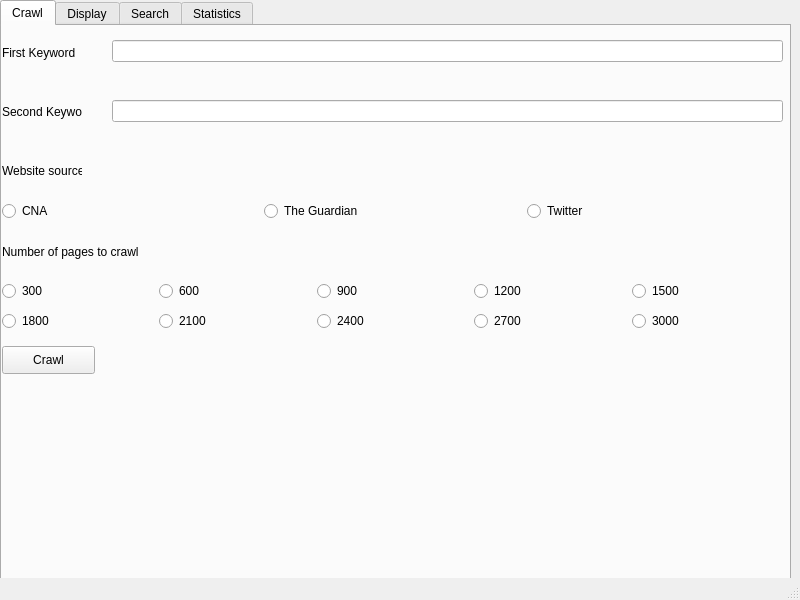
<?xml version="1.0" encoding="UTF-8"?>
<ui version="4.0">
 <class>MainWindow</class>
 <widget class="QMainWindow" name="MainWindow">
  <property name="geometry">
   <rect>
    <x>0</x>
    <y>0</y>
    <width>800</width>
    <height>600</height>
   </rect>
  </property>
  <property name="windowTitle">
   <string>MainWindow</string>
  </property>
  <widget class="QWidget" name="centralwidget">
   <widget class="QTabWidget" name="tabWidget">
    <property name="geometry">
     <rect>
      <x>0</x>
      <y>0</y>
      <width>791</width>
      <height>581</height>
     </rect>
    </property>
    <property name="currentIndex">
     <number>0</number>
    </property>
    <widget class="QWidget" name="tab_2">
     <attribute name="title">
      <string>Crawl</string>
     </attribute>
     <widget class="QWidget" name="verticalLayoutWidget">
      <property name="geometry">
       <rect>
        <x>0</x>
        <y>0</y>
        <width>80</width>
        <height>171</height>
       </rect>
      </property>
      <layout class="QVBoxLayout" name="verticalLayout">
       <item>
        <widget class="QLabel" name="label">
         <property name="text">
          <string>First Keyword</string>
         </property>
        </widget>
       </item>
       <item>
        <widget class="QLabel" name="label_2">
         <property name="text">
          <string>Second Keyword</string>
         </property>
        </widget>
       </item>
       <item>
        <widget class="QLabel" name="label_3">
         <property name="text">
          <string>Website source</string>
         </property>
        </widget>
       </item>
      </layout>
     </widget>
     <widget class="QWidget" name="horizontalLayoutWidget">
      <property name="geometry">
       <rect>
        <x>0</x>
        <y>170</y>
        <width>781</width>
        <height>31</height>
       </rect>
      </property>
      <layout class="QHBoxLayout" name="horizontalLayout">
       <item>
        <widget class="QRadioButton" name="radioButton_2">
         <property name="text">
          <string>CNA</string>
         </property>
        </widget>
       </item>
       <item>
        <widget class="QRadioButton" name="radioButton_3">
         <property name="text">
          <string>The Guardian</string>
         </property>
        </widget>
       </item>
       <item>
        <widget class="QRadioButton" name="radioButton">
         <property name="text">
          <string>Twitter</string>
         </property>
        </widget>
       </item>
      </layout>
     </widget>
     <widget class="QWidget" name="verticalLayoutWidget_2">
      <property name="geometry">
       <rect>
        <x>0</x>
        <y>200</y>
        <width>781</width>
        <height>51</height>
       </rect>
      </property>
      <layout class="QVBoxLayout" name="verticalLayout_2">
       <item>
        <widget class="QLabel" name="label_4">
         <property name="text">
          <string>Number of pages to crawl</string>
         </property>
        </widget>
       </item>
      </layout>
     </widget>
     <widget class="QWidget" name="horizontalLayoutWidget_2">
      <property name="geometry">
       <rect>
        <x>0</x>
        <y>250</y>
        <width>781</width>
        <height>31</height>
       </rect>
      </property>
      <layout class="QHBoxLayout" name="horizontalLayout_2">
       <item>
        <widget class="QRadioButton" name="radioButton_7">
         <property name="text">
          <string>300</string>
         </property>
        </widget>
       </item>
       <item>
        <widget class="QRadioButton" name="radioButton_6">
         <property name="text">
          <string>600</string>
         </property>
        </widget>
       </item>
       <item>
        <widget class="QRadioButton" name="radioButton_12">
         <property name="text">
          <string>900</string>
         </property>
        </widget>
       </item>
       <item>
        <widget class="QRadioButton" name="radioButton_8">
         <property name="text">
          <string>1200</string>
         </property>
        </widget>
       </item>
       <item>
        <widget class="QRadioButton" name="radioButton_5">
         <property name="text">
          <string>1500</string>
         </property>
        </widget>
       </item>
      </layout>
     </widget>
     <widget class="QWidget" name="horizontalLayoutWidget_3">
      <property name="geometry">
       <rect>
        <x>0</x>
        <y>280</y>
        <width>781</width>
        <height>31</height>
       </rect>
      </property>
      <layout class="QHBoxLayout" name="horizontalLayout_3">
       <item>
        <widget class="QRadioButton" name="radioButton_9">
         <property name="text">
          <string>1800</string>
         </property>
        </widget>
       </item>
       <item>
        <widget class="QRadioButton" name="radioButton_10">
         <property name="text">
          <string>2100</string>
         </property>
        </widget>
       </item>
       <item>
        <widget class="QRadioButton" name="radioButton_11">
         <property name="text">
          <string>2400</string>
         </property>
        </widget>
       </item>
       <item>
        <widget class="QRadioButton" name="radioButton_13">
         <property name="text">
          <string>2700</string>
         </property>
        </widget>
       </item>
       <item>
        <widget class="QRadioButton" name="radioButton_14">
         <property name="text">
          <string>3000</string>
         </property>
        </widget>
       </item>
      </layout>
     </widget>
     <widget class="QWidget" name="horizontalLayoutWidget_11">
      <property name="geometry">
       <rect>
        <x>110</x>
        <y>0</y>
        <width>671</width>
        <height>51</height>
       </rect>
      </property>
      <layout class="QHBoxLayout" name="horizontalLayout_11">
       <item>
        <widget class="QLineEdit" name="lineEdit"/>
       </item>
      </layout>
     </widget>
     <widget class="QWidget" name="horizontalLayoutWidget_12">
      <property name="geometry">
       <rect>
        <x>110</x>
        <y>50</y>
        <width>671</width>
        <height>71</height>
       </rect>
      </property>
      <layout class="QHBoxLayout" name="horizontalLayout_12">
       <item>
        <widget class="QLineEdit" name="lineEdit_2"/>
       </item>
      </layout>
     </widget>
     <widget class="QPushButton" name="crawlTab_btnClick">
      <property name="geometry">
       <rect>
        <x>0</x>
        <y>320</y>
        <width>93</width>
        <height>28</height>
       </rect>
      </property>
      <property name="text">
       <string>Crawl</string>
      </property>
     </widget>
    </widget>
    <widget class="QWidget" name="tab">
     <attribute name="title">
      <string>Display</string>
     </attribute>
     <widget class="QWidget" name="horizontalLayoutWidget_4">
      <property name="geometry">
       <rect>
        <x>0</x>
        <y>0</y>
        <width>781</width>
        <height>31</height>
       </rect>
      </property>
      <layout class="QHBoxLayout" name="horizontalLayout_4">
       <item>
        <widget class="QPushButton" name="displayTab_browseClick">
         <property name="text">
          <string>Browse</string>
         </property>
        </widget>
       </item>
       <item>
        <spacer name="horizontalSpacer">
         <property name="orientation">
          <enum>Qt::Horizontal</enum>
         </property>
         <property name="sizeHint" stdset="0">
          <size>
           <width>40</width>
           <height>20</height>
          </size>
         </property>
        </spacer>
       </item>
       <item>
        <widget class="QPushButton" name="displayTab_clearClick">
         <property name="text">
          <string>Clear All</string>
         </property>
        </widget>
       </item>
      </layout>
     </widget>
     <widget class="QTableView" name="tableView">
      <property name="geometry">
       <rect>
        <x>0</x>
        <y>30</y>
        <width>781</width>
        <height>501</height>
       </rect>
      </property>
     </widget>
    </widget>
    <widget class="QWidget" name="tab_3">
     <attribute name="title">
      <string>Search</string>
     </attribute>
     <widget class="QWidget" name="verticalLayoutWidget_3">
      <property name="geometry">
       <rect>
        <x>0</x>
        <y>0</y>
        <width>103</width>
        <height>161</height>
       </rect>
      </property>
      <layout class="QVBoxLayout" name="verticalLayout_3">
       <item>
        <widget class="QLabel" name="label_5">
         <property name="text">
          <string>First Keyword</string>
         </property>
        </widget>
       </item>
       <item>
        <widget class="QLabel" name="label_6">
         <property name="text">
          <string>Second Keyword</string>
         </property>
        </widget>
       </item>
       <item>
        <widget class="QLabel" name="label_7">
         <property name="text">
          <string>Browse first csv file</string>
         </property>
        </widget>
       </item>
       <item>
        <widget class="QLabel" name="label_8">
         <property name="text">
          <string>Browse second csv file</string>
         </property>
        </widget>
       </item>
      </layout>
     </widget>
     <widget class="QTableView" name="tableView_2">
      <property name="geometry">
       <rect>
        <x>0</x>
        <y>200</y>
        <width>781</width>
        <height>331</height>
       </rect>
      </property>
     </widget>
     <widget class="QWidget" name="verticalLayoutWidget_6">
      <property name="geometry">
       <rect>
        <x>110</x>
        <y>0</y>
        <width>671</width>
        <height>81</height>
       </rect>
      </property>
      <layout class="QVBoxLayout" name="verticalLayout_6">
       <item>
        <widget class="QLineEdit" name="lineEdit_3"/>
       </item>
       <item>
        <widget class="QLineEdit" name="lineEdit_4"/>
       </item>
      </layout>
     </widget>
     <widget class="QWidget" name="horizontalLayoutWidget_8">
      <property name="geometry">
       <rect>
        <x>110</x>
        <y>80</y>
        <width>671</width>
        <height>41</height>
       </rect>
      </property>
      <layout class="QHBoxLayout" name="horizontalLayout_8">
       <item>
        <widget class="QPushButton" name="searchTab_firstCsvBrowseClick">
         <property name="text">
          <string>Browse</string>
         </property>
        </widget>
       </item>
       <item>
        <spacer name="horizontalSpacer_5">
         <property name="orientation">
          <enum>Qt::Horizontal</enum>
         </property>
         <property name="sizeHint" stdset="0">
          <size>
           <width>40</width>
           <height>20</height>
          </size>
         </property>
        </spacer>
       </item>
      </layout>
     </widget>
     <widget class="QWidget" name="horizontalLayoutWidget_9">
      <property name="geometry">
       <rect>
        <x>110</x>
        <y>120</y>
        <width>671</width>
        <height>41</height>
       </rect>
      </property>
      <layout class="QHBoxLayout" name="horizontalLayout_9">
       <item>
        <widget class="QPushButton" name="searchTab_secondCsvBrowseClick">
         <property name="text">
          <string>Browse</string>
         </property>
        </widget>
       </item>
       <item>
        <spacer name="horizontalSpacer_6">
         <property name="orientation">
          <enum>Qt::Horizontal</enum>
         </property>
         <property name="sizeHint" stdset="0">
          <size>
           <width>40</width>
           <height>20</height>
          </size>
         </property>
        </spacer>
       </item>
      </layout>
     </widget>
     <widget class="QWidget" name="horizontalLayoutWidget_10">
      <property name="geometry">
       <rect>
        <x>110</x>
        <y>160</y>
        <width>671</width>
        <height>41</height>
       </rect>
      </property>
      <layout class="QHBoxLayout" name="horizontalLayout_10">
       <item>
        <widget class="QPushButton" name="searchTab_clearClick">
         <property name="text">
          <string>Clear All</string>
         </property>
        </widget>
       </item>
       <item>
        <spacer name="horizontalSpacer_7">
         <property name="orientation">
          <enum>Qt::Horizontal</enum>
         </property>
         <property name="sizeHint" stdset="0">
          <size>
           <width>40</width>
           <height>20</height>
          </size>
         </property>
        </spacer>
       </item>
      </layout>
     </widget>
    </widget>
    <widget class="QWidget" name="tab_4">
     <attribute name="title">
      <string>Statistics</string>
     </attribute>
     <widget class="QWidget" name="verticalLayoutWidget_4">
      <property name="geometry">
       <rect>
        <x>0</x>
        <y>10</y>
        <width>145</width>
        <height>71</height>
       </rect>
      </property>
      <layout class="QVBoxLayout" name="verticalLayout_4">
       <item>
        <widget class="QLabel" name="label_12">
         <property name="text">
          <string>Top 10 Retweets and Favourites</string>
         </property>
        </widget>
       </item>
       <item>
        <widget class="QLabel" name="label_13">
         <property name="text">
          <string>Top 10 Retweets and Favourites</string>
         </property>
        </widget>
       </item>
      </layout>
     </widget>
     <widget class="QWidget" name="horizontalLayoutWidget_5">
      <property name="geometry">
       <rect>
        <x>150</x>
        <y>10</y>
        <width>631</width>
        <height>31</height>
       </rect>
      </property>
      <layout class="QHBoxLayout" name="horizontalLayout_5">
       <item>
        <widget class="QPushButton" name="statisticsTab_firstCsvBrowseClick">
         <property name="text">
          <string>Browse</string>
         </property>
        </widget>
       </item>
       <item>
        <spacer name="horizontalSpacer_2">
         <property name="orientation">
          <enum>Qt::Horizontal</enum>
         </property>
         <property name="sizeHint" stdset="0">
          <size>
           <width>40</width>
           <height>20</height>
          </size>
         </property>
        </spacer>
       </item>
      </layout>
     </widget>
     <widget class="QWidget" name="horizontalLayoutWidget_6">
      <property name="geometry">
       <rect>
        <x>150</x>
        <y>50</y>
        <width>631</width>
        <height>31</height>
       </rect>
      </property>
      <layout class="QHBoxLayout" name="horizontalLayout_6">
       <item>
        <widget class="QPushButton" name="statisticsTab_secondCsvBrowseClick">
         <property name="text">
          <string>Browse</string>
         </property>
        </widget>
       </item>
       <item>
        <spacer name="horizontalSpacer_3">
         <property name="orientation">
          <enum>Qt::Horizontal</enum>
         </property>
         <property name="sizeHint" stdset="0">
          <size>
           <width>40</width>
           <height>20</height>
          </size>
         </property>
        </spacer>
       </item>
      </layout>
     </widget>
     <widget class="QWidget" name="horizontalLayoutWidget_7">
      <property name="geometry">
       <rect>
        <x>150</x>
        <y>90</y>
        <width>631</width>
        <height>31</height>
       </rect>
      </property>
      <layout class="QHBoxLayout" name="horizontalLayout_7">
       <item>
        <widget class="QPushButton" name="statisticsTab_clearClick">
         <property name="text">
          <string>Clear All</string>
         </property>
        </widget>
       </item>
       <item>
        <spacer name="horizontalSpacer_4">
         <property name="orientation">
          <enum>Qt::Horizontal</enum>
         </property>
         <property name="sizeHint" stdset="0">
          <size>
           <width>40</width>
           <height>20</height>
          </size>
         </property>
        </spacer>
       </item>
      </layout>
     </widget>
     <widget class="QTableView" name="tableView_3">
      <property name="geometry">
       <rect>
        <x>0</x>
        <y>120</y>
        <width>781</width>
        <height>411</height>
       </rect>
      </property>
     </widget>
    </widget>
   </widget>
  </widget>
  <widget class="QMenuBar" name="menubar">
   <property name="geometry">
    <rect>
     <x>0</x>
     <y>0</y>
     <width>800</width>
     <height>21</height>
    </rect>
   </property>
  </widget>
  <widget class="QStatusBar" name="statusbar"/>
 </widget>
 <resources/>
 <connections/>
</ui>
